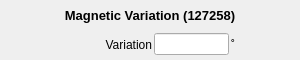
<?xml version="1.0" encoding="UTF-8"?>
<!-- Copyright (C) 2024-2026 RF StateSide LLC; SPDX-License-Identifier: AGPL-3.0-or-later -->
<ui version="4.0">
 <class>MagneticVariation127258</class>
 <widget class="QWidget" name="MagneticVariation127258">
  <property name="geometry">
   <rect>
    <x>0</x>
    <y>0</y>
    <width>300</width>
    <height>60</height>
   </rect>
  </property>
  <property name="focusPolicy">
   <enum>Qt::FocusPolicy::StrongFocus</enum>
  </property>
  <property name="windowTitle">
   <string>Form</string>
  </property>
  <layout class="QVBoxLayout" name="verticalLayout">
   <property name="spacing">
    <number>2</number>
   </property>
   <property name="leftMargin">
    <number>2</number>
   </property>
   <property name="topMargin">
    <number>2</number>
   </property>
   <property name="rightMargin">
    <number>2</number>
   </property>
   <property name="bottomMargin">
    <number>2</number>
   </property>
   <item>
    <widget class="QLabel" name="labelTitle">
     <property name="font">
      <font>
       <pointsize>10</pointsize>
       <bold>true</bold>
      </font>
     </property>
     <property name="text">
      <string>Magnetic Variation (127258)</string>
     </property>
     <property name="alignment">
      <set>Qt::AlignmentFlag::AlignCenter</set>
     </property>
    </widget>
   </item>
   <item>
    <layout class="QHBoxLayout" name="horizontalLayout">
     <item>
      <widget class="QLabel" name="labelMagneticVariation">
       <property name="minimumSize">
        <size>
         <width>150</width>
         <height>22</height>
        </size>
       </property>
       <property name="maximumSize">
        <size>
         <width>150</width>
         <height>16777215</height>
        </size>
       </property>
       <property name="text">
        <string>Variation</string>
       </property>
       <property name="alignment">
        <set>Qt::AlignmentFlag::AlignRight|Qt::AlignmentFlag::AlignTrailing|Qt::AlignmentFlag::AlignVCenter</set>
       </property>
      </widget>
     </item>
     <item>
      <widget class="QLineEdit" name="lineEditMagneticVariation">
       <property name="minimumSize">
        <size>
         <width>75</width>
         <height>22</height>
        </size>
       </property>
       <property name="maximumSize">
        <size>
         <width>75</width>
         <height>16777215</height>
        </size>
       </property>
       <property name="inputMethodHints">
        <set>Qt::InputMethodHint::ImhNone</set>
       </property>
      </widget>
     </item>
     <item>
      <widget class="QLabel" name="labelUnitsMagneticVariation">
       <property name="minimumSize">
        <size>
         <width>50</width>
         <height>22</height>
        </size>
       </property>
       <property name="toolTip">
        <string>&lt;html&gt;&lt;head/&gt;&lt;body&gt;&lt;p&gt;Click to change units&lt;/p&gt;&lt;/body&gt;&lt;/html&gt;</string>
       </property>
       <property name="text">
        <string>˚</string>
       </property>
      </widget>
     </item>
    </layout>
   </item>
  </layout>
 </widget>
 <resources/>
 <connections/>
</ui>
